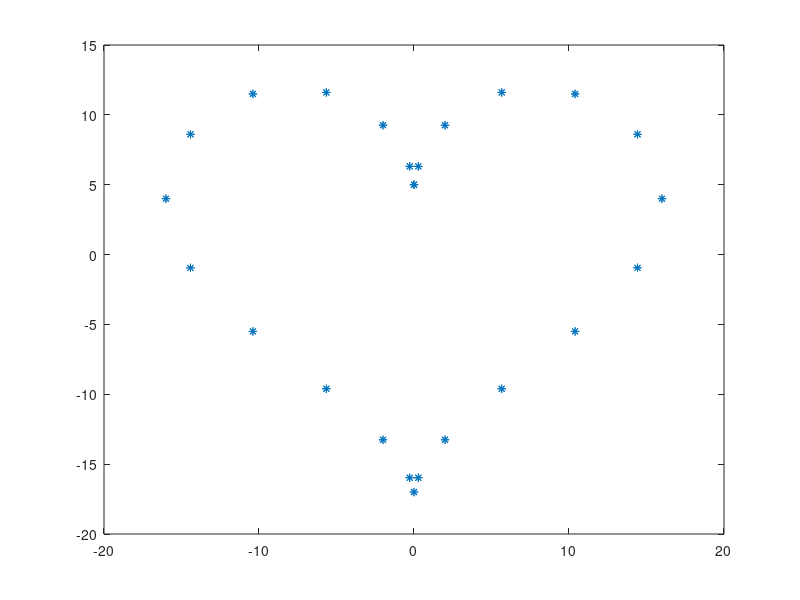

This chart was generated by the following MATLAB code: (Note: this script raises an error after producing the figure.)
t=linspace(0,4*pi,49);
x=16*sin(t).^3;
y=13*cos(t)-5*cos(2*t)-2*cos(3*t)-cos(4*t);

hold off; plot(x,y,'*'); hold all;
x1=scheme(x,7,1);
y1=scheme(y,7,1);

%%

plot(x1,y1,'k','LineWidth',1); hold all; plot(x,y,'k.','LineWidth',1,'MarkerSize',20);
axis image; axis off;
hold off;